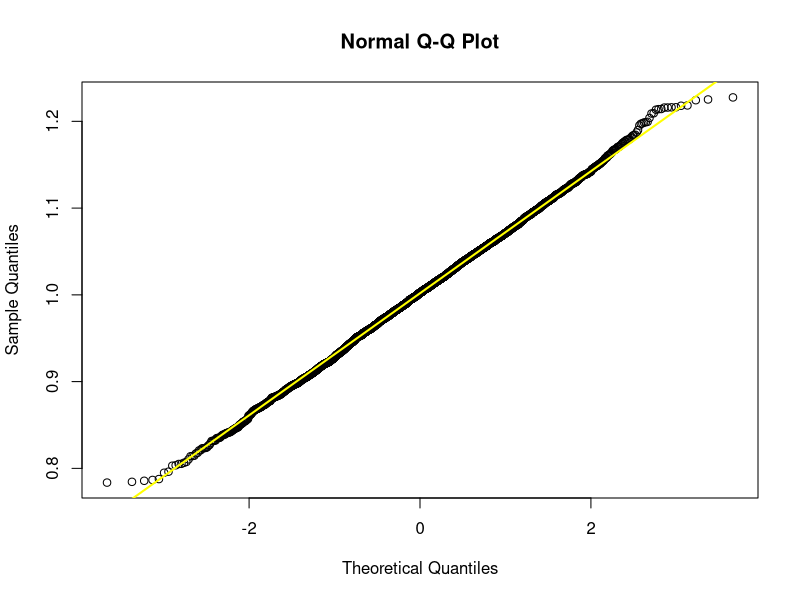
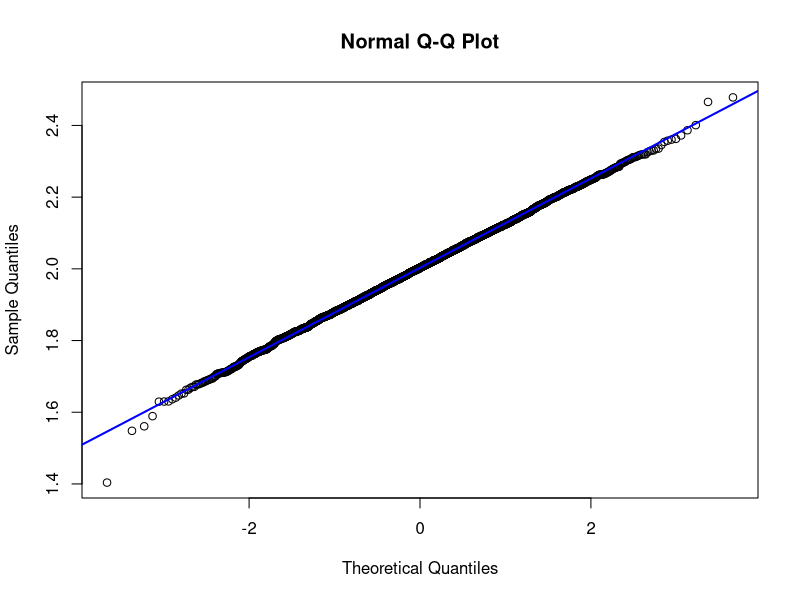
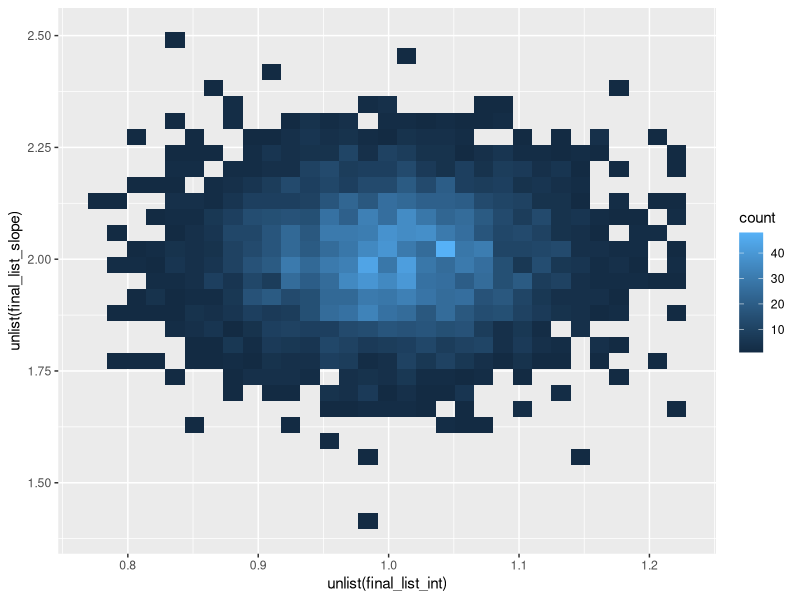
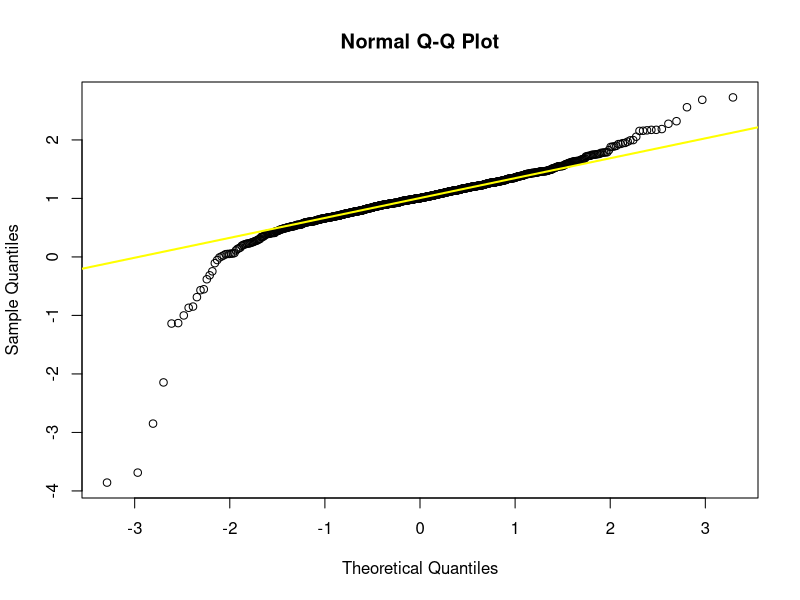
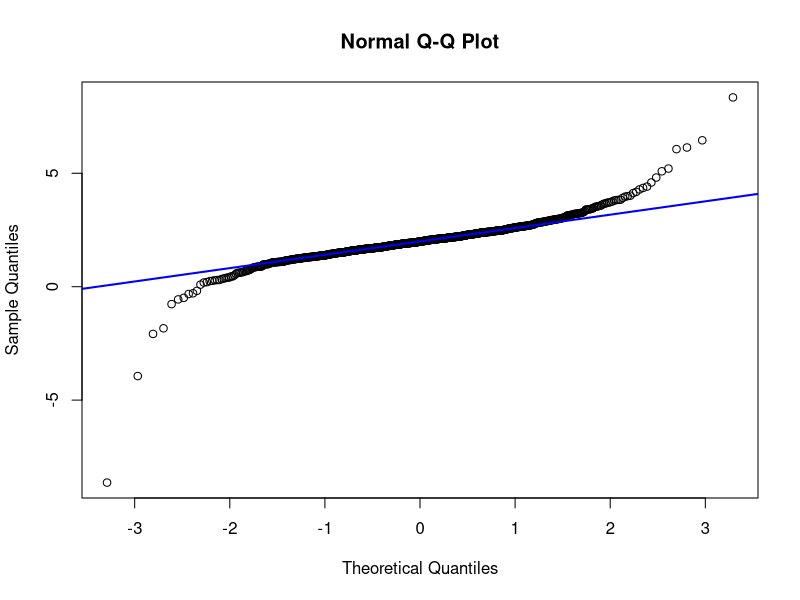
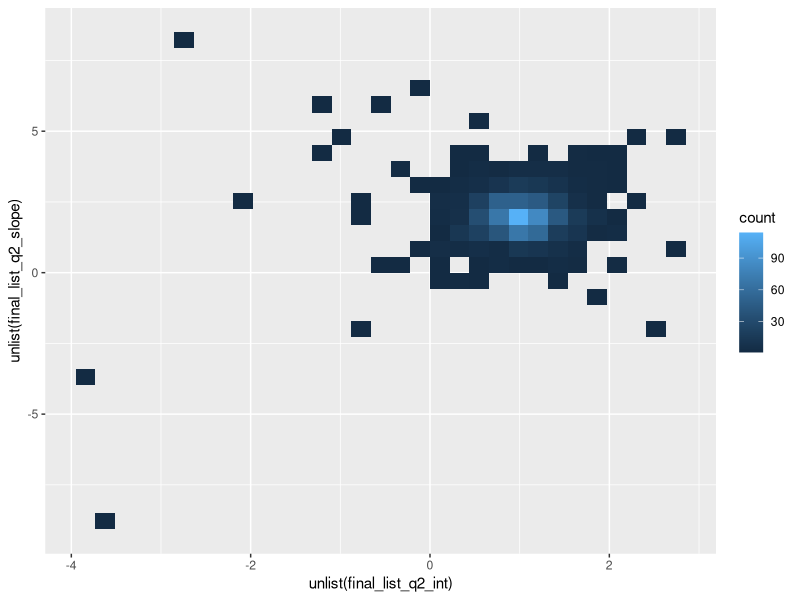
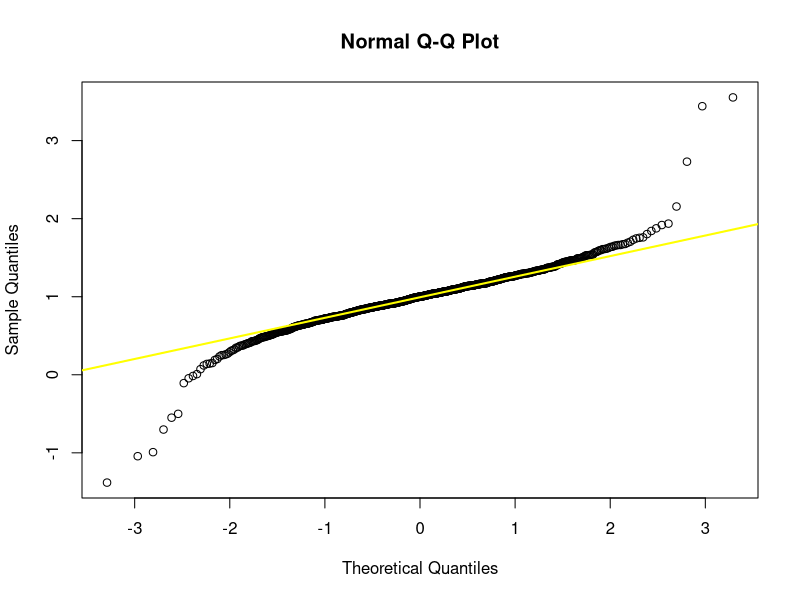
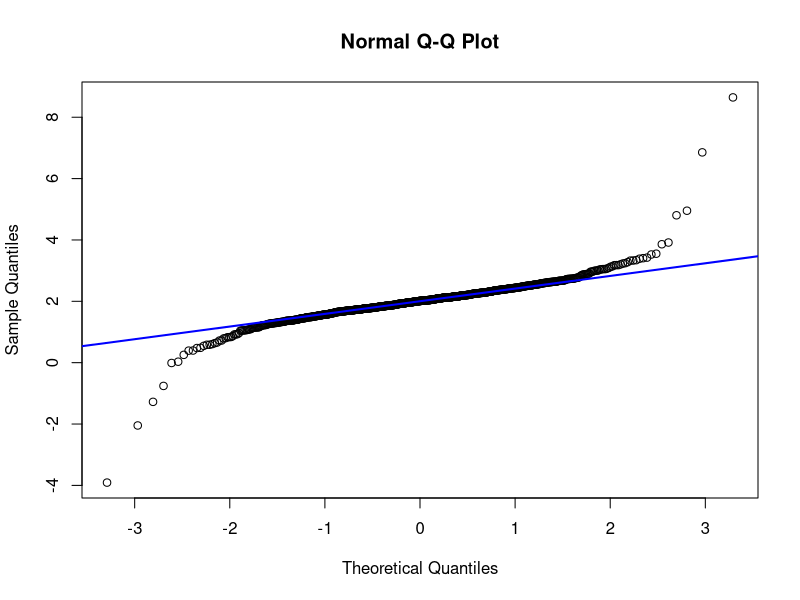

Generate these figures, in order, with R: (Note: this script raises an error after producing the figures.)
## ---- chunk 1
library(ggplot2)
library(car) 
require(car)
## ---- chunk 2
#making a function sample_size which returns slop and intercept list
sample_size<-function(n){ 
# x with a uniform distribution of [-1,1]  
x= runif(n,-1,1) 
e=rnorm(n,0,0.5)
#Computing y
y=1+2*x+e 
linear_model=lm(y~x) 
#print(summary(model_fit))
values<- coef(linear_model) 
# getting the slope and intercept values from the linear model
Intercept <-values[1]
Slope <-values[2]
#putting them into variables
  value_list<-list("int"=Intercept,"slope"=Slope)
  return(value_list)
} 
iter<-list(50,100,200,500)
final_list<-list()
final_list_int<-list()
final_list_slope<-list()
for(i in 1:1000){
for (n in iter){
      model_n=sample_size(50)
    final_list_int<-append(final_list_int,model_n$int)
    final_list_slope<-append(final_list_slope,model_n$slope)
} 
  }

## ---- chunk 3
# Plot Normal Q_Q Plot of intercepts
qqnorm(unlist(final_list_int))
qqline(unlist(final_list_int),col="yellow",lwd=2)
## ---- chunk 4
#Plot Normal Q_Q Plot of slopes
qqnorm(unlist(final_list_slope))
qqline(unlist(final_list_slope),col="blue",lwd=2)
## ---- chunk 5
qplot(unlist(final_list_int),unlist(final_list_slope),geom='bin2d')
## ---- chunk 6
N<-list(50,100,200,500)
K<-list(2,5,10,20,50)
final_list_q2_int<-list()
final_list_q2_slope<-list()
n_sample_question2<-function(n,e){ x_= runif(n,-1,1)
y_=2*x_+1+e
  model_fit=lm(y_~x_)
  temp<- coef(model_fit)
  Intercept <-temp[1]
  Slope <-temp[2]
  list_temp<-list("int"=Intercept,"slope"=Slope)
  return(list_temp)
}
## ---- chunk 7
# Calculating for 20 different setting and
for (p in K){ 
for(k in N){
final_list_q2_int<-list() 
final_list_q2_slope<-list()
for(j in 1:1000){
    e_dash=rt(k,p)
    list_question2=n_sample_question2(k,e_dash)
    final_list_q2_int<-append(final_list_q2_int,list_question2$int)
    final_list_q2_slope<-append(final_list_q2_slope,list_question2$slope)
}
#Marginal
qqnorm(unlist(final_list_q2_int))
qqline(unlist(final_list_q2_int), col="yellow", lwd=2)
qqnorm(unlist(final_list_q2_slope))
qqline(unlist(final_list_q2_slope), col="blue", lwd=2)

#Joint
print(qplot(unlist(final_list_q2_int),unlist(final_list_q2_slope), geom='bin2d'))

  }}
## ---- chunk 8
library(MASS)
data("Boston")
data_set_final<-subset(Boston,select =-c(4,9))
## ---- chunk 9
#Fitting the model
model_fit=lm(medv~.,data=data_set_final)
## ---- chunk 10
#plotingt the model
plot(model_fit ,which=1,pch=16)
## ---- chunk 11
# Seeing residuals
residualPlots(model_fit)
## ---- chunk 12
mean(model_fit$residuals)
## ---- chunk 13
avPlots(model_fit)
## ---- chunk 14
 plot(model_fit ,which=1,pch=16)
## ---- chunk 15
residualPlots(model_fit)
## ---- chunk 16
avPlots(model_fit) #Taking AV plot to take into consideration the added error by oth
## ---- chunk 17
plot(model_fit,which=2,cex=1,pch=16)
## ---- chunk 18
qqPlot(model_fit)
## ---- chunk 19
plot(hatvalues(model_fit),type='h', col="blue", ylab="Hat Values", main="Hat values")
p=12 ; n=506
abline(h = 2*(p+1)/n, lty=2)
## ---- chunk 20
sort(hatvalues(model_fit),decreasing = TRUE)[1]

## ---- chunk 21
summary(data_set_final)
## ---- chunk 22
plot(abs(rstudent(model_fit)), type='h', col="blue", ylab="Externally Studentized Residuals")
abline(h = qt(.95, n-p-2), lty=2) # threshold for suspects
## ---- chunk 23
sort(rstudent(model_fit),decreasing = TRUE)[1]
## ---- chunk 24
summary(data_set_final)
## ---- chunk 25
# Cook's distances
plot(model_fit, which=4, col="blue", lwd=2)
abline(h = 1, lty=2) # threshold for suspects (not visible on this plot)

## ---- chunk 26
# DFBETAS
par(mfrow=c(2,3))
for (j in 1:12){
plot(abs(dfbetas(model_fit)[,j]), col=4, type='h', ylab='DFBETAS')
abline(h = 2/sqrt(n), lty=2) # threshold for suspects 
}
## ---- chunk 27
# DFFITS
par(mfrow=c(1,1))
plot(abs(dffits(model_fit)), typ='h', col=4, ylab='DFFITS')
abline(h = 2*sqrt(p/n), lty=2)
## ---- chunk 28

## ---- chunk 29
require(ellipse)
plotcorr(cor(data_set_final[, -2]))
## ---- chunk 30
plot(vif(model_fit), type='h', col=6, lwd=3)
abline(h = 10, lty=2) 
## ---- chunk 31
C = cor(data_set_final[, -2]) # correlation matrix for the predictors 
L = eigen(C) # eigenvalues
K = max(L$val)/L$val # condition indices
plot(K, type='h', col=6, lwd=3)
abline(h = 1000, lty=2)
